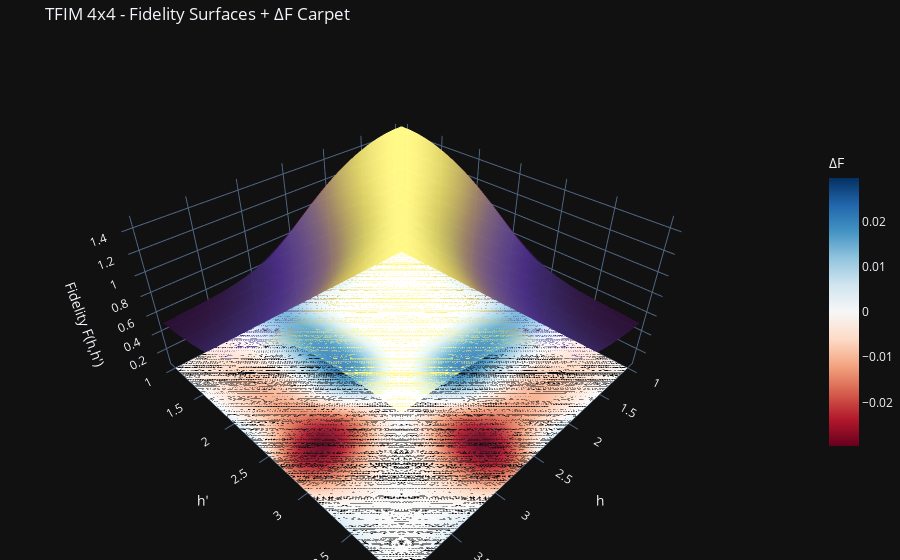

Write notebook code for a chart like this one.
### Code cell
import plotly.graph_objects as go
import numpy as np

h_mem = np.asarray(h_values_surf, dtype=float)
F_mem = np.asarray(F_mem, dtype=float)

if not (h_mem.shape == h_file.shape and np.allclose(h_mem, h_file) and F_mem.shape == F_file.shape):
    raise ValueError(
        f"Grids/shapes don't match.\n"
        f"h_mem: {h_mem.shape}, h_file: {h_file.shape}, F_mem: {F_mem.shape}, F_file: {F_file.shape}"
    )

h = h_mem
H1, H2 = np.meshgrid(h, h)

dF = F_mem - F_file
absmax = float(np.max(np.abs(dF))) + 1e-12

z_min = float(min(F_mem.min(), F_file.min()))
z_max = float(max(F_mem.max(), F_file.max()))
z_range = z_max - z_min

# old-style constant lift so surfaces don't intersect the carpet
Z_LIFT = 0.5

# tiny extra offset to avoid z-fighting between the two lifted surfaces
z_eps = 1e-3 * (z_range + 1e-12)

# carpet at the bottom (old style)
z_floor = z_min

fig = go.Figure()

# file surface
fig.add_trace(go.Surface(
    x=H1, y=H2, z=F_file + Z_LIFT,
    colorscale="Viridis",
    showscale=False,
    opacity=0.90,
    name="file fidelity"
))

# memory surface
fig.add_trace(go.Surface(
    x=H1, y=H2, z=F_mem + Z_LIFT + z_eps,
    colorscale="Magma",
    showscale=False,
    opacity=0.55,
    name="memory fidelity"
))

# difference carpet
fig.add_trace(go.Surface(
    x=H1, y=H2, z=np.full_like(dF, z_floor),
    surfacecolor=dF,
    colorscale="RdBu",
    cmin=-absmax, cmax=absmax,
    showscale=True,
    opacity=0.95,
    name="ΔF (mem-file)",
    colorbar=dict(title="ΔF", len=0.6)
))

fig.update_layout(
    title="TFIM 4x4 - Fidelity Surfaces + ΔF Carpet",
    margin=dict(l=0, r=0, b=0, t=40),
    scene=dict(
        xaxis_title="h",
        yaxis_title="h'",
        zaxis_title="Fidelity F(h,h')",
        zaxis=dict(range=[z_floor, z_max + Z_LIFT + 3.0 * z_eps]),
    ),
)

fig.show()

### Figure 1 — Plotly figure (JSON) as saved in the notebook; plotly's stock layout.template omitted (floating-point values rounded to 4 significant figures; data arrays with more than 128 entries replaced by an {"elided": "..."} marker saying what was removed)
{"data": [{"colorscale": [[0.0, "#440154"], [0.1111, "#482878"], [0.2222, "#3e4989"], [0.3333, "#31688e"], [0.4444, "#26828e"], [0.5556, "#1f9e89"], [0.6667, "#35b779"], [0.7778, "#6ece58"], [0.8889, "#b5de2b"], [1.0, "#fde725"]], "name": "file fidelity", "opacity": 0.9, "showscale": false, "x": {"elided": "25x25 float values"}, "y": {"elided": "25x25 float values"}, "z": {"elided": "25x25 float values"}, "type": "surface"}, {"colorscale": [[0.0, "#000004"], [0.1111, "#180f3d"], [0.2222, "#440f76"], [0.3333, "#721f81"], [0.4444, "#9e2f7f"], [0.5556, "#cd4071"], [0.6667, "#f1605d"], [0.7778, "#fd9668"], [0.8889, "#feca8d"], [1.0, "#fcfdbf"]], "name": "memory fidelity", "opacity": 0.55, "showscale": false, "x": {"elided": "25x25 float values"}, "y": {"elided": "25x25 float values"}, "z": {"elided": "25x25 float values"}, "type": "surface"}, {"cmax": 0.02959, "cmin": -0.02959, "colorbar": {"len": 0.6, "title": {"text": "ΔF"}}, "colorscale": [[0.0, "rgb(103,0,31)"], [0.1, "rgb(178,24,43)"], [0.2, "rgb(214,96,77)"], [0.3, "rgb(244,165,130)"], [0.4, "rgb(253,219,199)"], [0.5, "rgb(247,247,247)"], [0.6, "rgb(209,229,240)"], [0.7, "rgb(146,197,222)"], [0.8, "rgb(67,147,195)"], [0.9, "rgb(33,102,172)"], [1.0, "rgb(5,48,97)"]], "name": "ΔF (mem-file)", "opacity": 0.95, "showscale": true, "surfacecolor": {"elided": "25x25 float values"}, "x": {"elided": "25x25 float values"}, "y": {"elided": "25x25 float values"}, "z": {"elided": "25x25 float values"}, "type": "surface"}], "layout": {"margin": {"l": 0, "r": 0, "b": 0, "t": 40}, "scene": {"zaxis": {"title": {"text": "Fidelity F(h,h')"}, "range": [0.02954, 1.503]}, "xaxis": {"title": {"text": "h"}}, "yaxis": {"title": {"text": "h'"}}}, "title": {"text": "TFIM 4x4 - Fidelity Surfaces + ΔF Carpet"}}}
